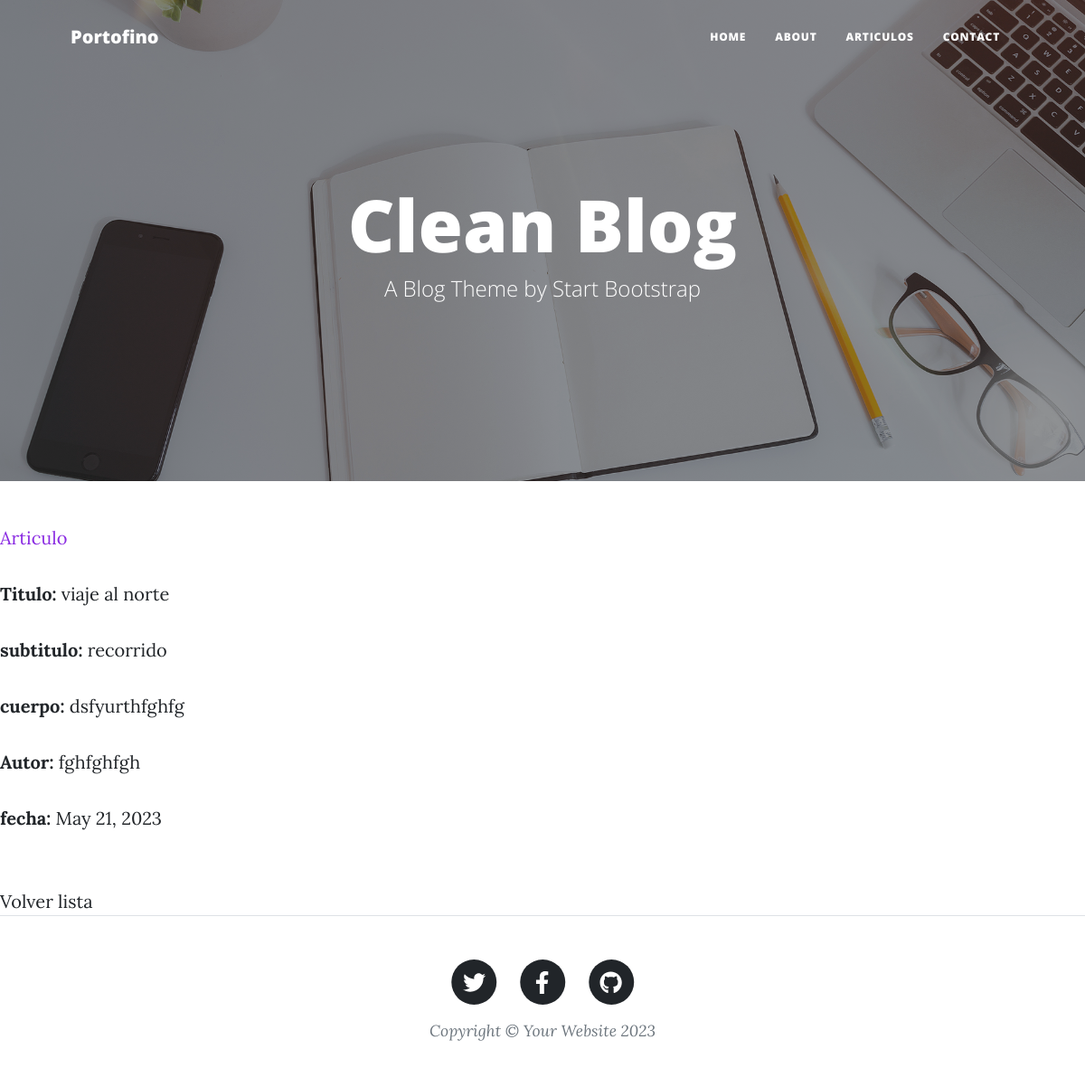
Page /AppBlog/ariculo/6/ on the earlier database version.
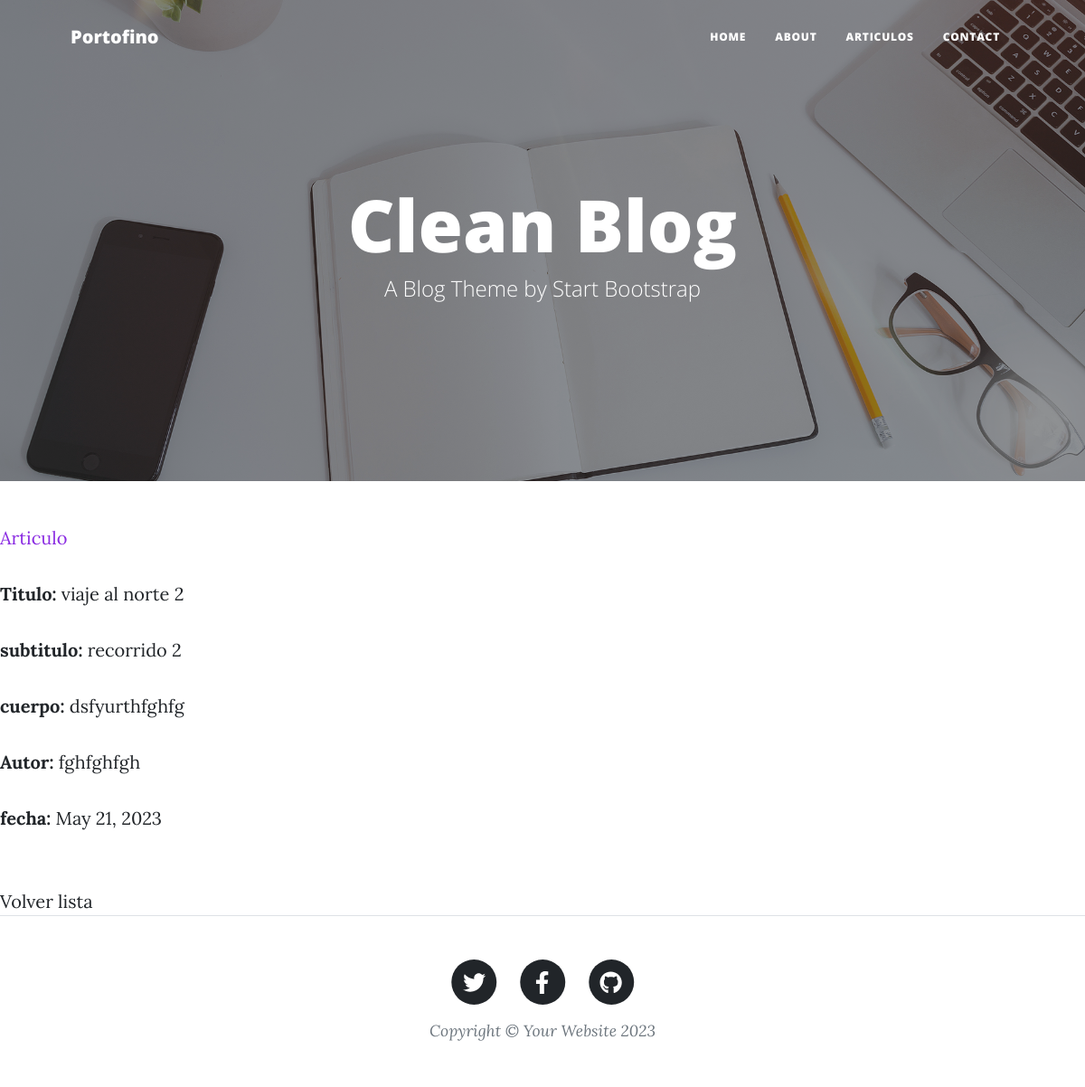
Same page on the later database version.
### AppBlog/models.py (models this page shows)
class Articulo(models.Model):
    titulo = models.CharField(max_length=64)
    subtitulo= models.CharField(max_length=150)
    cuerpo= models.TextField()
    Autor = models.CharField(max_length=64)
    fecha= models.DateField(null=True)

### AppBlog/views.py (the view)
# urls.py: path('ariculo/<int:pk>/', views.ArticuloDetailView.as_view(), name="articulo"),
class ArticuloDetailView(DetailView):
   model = Articulo
   success_url = reverse_lazy('ListaArticulos')

### AppBlog/templates/AppBlog/articulo_detail.html
{% extends "AppBlog/padre.html" %}
{% load static %}
{% block contenidoQueCambia %}
    <p style="color:blueviolet"> Articulo </p>
    <p>
        <strong>Titulo:</strong> {{object.titulo}}
       </p>
       <p>
        <strong>subtitulo:</strong> {{object.subtitulo}}
       </p>
       <p>
        <strong>cuerpo:</strong> {{object.cuerpo}}
       </p>
       <p>
        <strong>Autor:</strong> {{object.Autor}}
       </p>
       <p>
        <strong>fecha:</strong> {{object.fecha}}
    </p>
    <br>
    <a href="{% url 'ListaArticulos' %}">Volver lista</a>
{% endblock %}

Differences in the rows shown:
changed Articulo "dsfyurthfghfg": titulo "viaje al norte" → "viaje al norte 2"; subtitulo "recorrido" → "recorrido 2"
